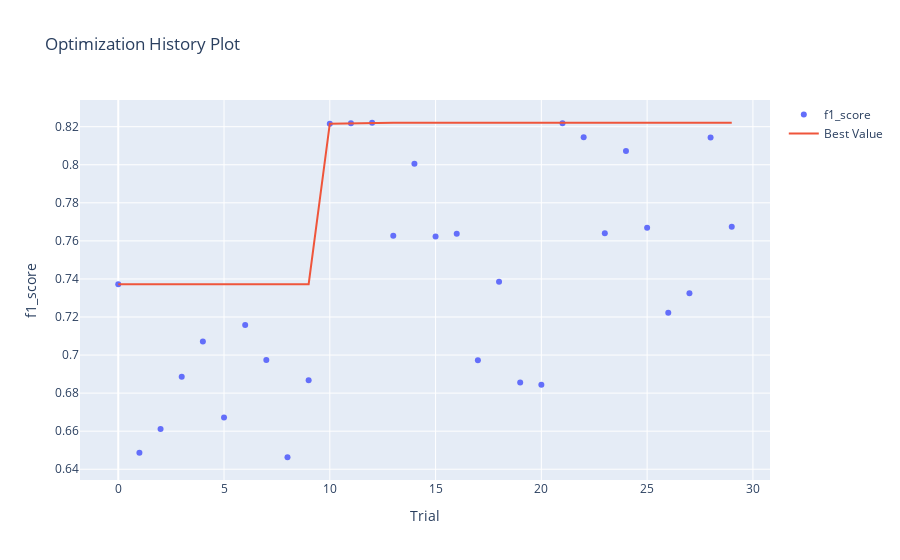

The notebook cell saved with this chart:
### Markdown cell above
График истории оптимизации - отображает количество испытаний на оси Х и метрику на оси Y.

Следует использовать эту диаграмму, чтобы проверить, идет ли оптимизация гиперпараметров в правильном направлении или нет.

### Code cell
optuna.visualization.plot_optimization_history(study, target_name="f1_score")

### Figure 1 — Plotly figure (JSON) as saved in the notebook; plotly's stock layout.template omitted (floating-point values rounded to 4 significant figures)
{"data": [{"mode": "markers", "name": "f1_score", "type": "scatter", "x": [0, 1, 2, 3, 4, 5, 6, 7, 8, 9, 10, 11, 12, 13, 14, 15, 16, 17, 18, 19, 20, 21, 22, 23, 24, 25, 26, 27, 28, 29], "y": [0.7372, 0.6486, 0.6611, 0.6886, 0.7071, 0.6672, 0.7159, 0.6974, 0.6463, 0.6868, 0.8216, 0.8218, 0.8221, 0.7627, 0.8005, 0.7623, 0.7638, 0.6973, 0.7385, 0.6856, 0.6844, 0.8219, 0.8144, 0.7641, 0.8072, 0.7669, 0.7223, 0.7325, 0.8143, 0.7675]}, {"mode": "lines", "name": "Best Value", "type": "scatter", "x": [0, 1, 2, 3, 4, 5, 6, 7, 8, 9, 10, 11, 12, 13, 14, 15, 16, 17, 18, 19, 20, 21, 22, 23, 24, 25, 26, 27, 28, 29], "y": [0.7372, 0.7372, 0.7372, 0.7372, 0.7372, 0.7372, 0.7372, 0.7372, 0.7372, 0.7372, 0.8216, 0.8218, 0.8221, 0.8221, 0.8221, 0.8221, 0.8221, 0.8221, 0.8221, 0.8221, 0.8221, 0.8221, 0.8221, 0.8221, 0.8221, 0.8221, 0.8221, 0.8221, 0.8221, 0.8221]}, {"marker": {"color": "#cccccc"}, "mode": "markers", "name": "Infeasible Trial", "showlegend": false, "type": "scatter", "x": [], "y": []}], "layout": {"title": {"text": "Optimization History Plot"}, "xaxis": {"title": {"text": "Trial"}}, "yaxis": {"title": {"text": "f1_score"}}}}
